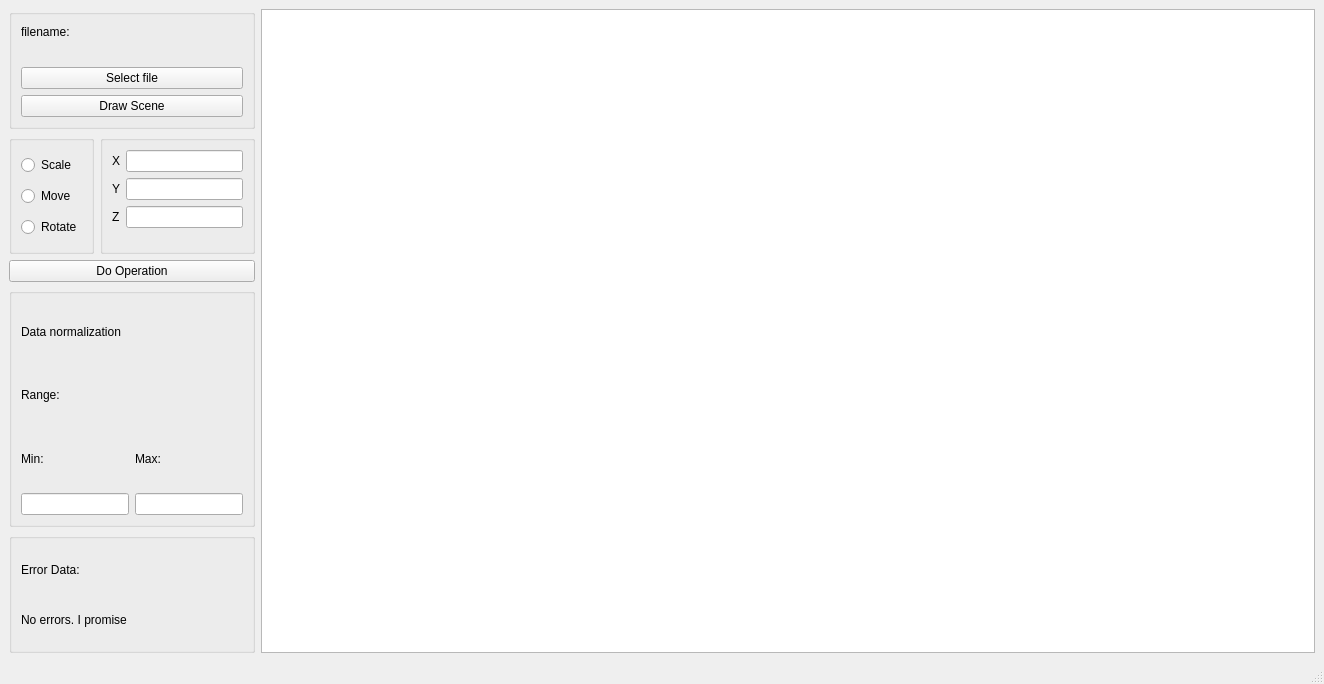
<?xml version="1.0" encoding="UTF-8"?>
<ui version="4.0">
 <class>MainWindow</class>
 <widget class="QMainWindow" name="MainWindow">
  <property name="geometry">
   <rect>
    <x>0</x>
    <y>0</y>
    <width>1324</width>
    <height>684</height>
   </rect>
  </property>
  <property name="windowTitle">
   <string>MainWindow</string>
  </property>
  <widget class="QWidget" name="centralwidget">
   <layout class="QGridLayout" name="gridLayout_2">
    <item row="2" column="0" colspan="3">
     <widget class="QPushButton" name="DoOperationPushButton">
      <property name="text">
       <string>Do Operation</string>
      </property>
     </widget>
    </item>
    <item row="0" column="3" rowspan="6">
     <widget class="QGraphicsView" name="graphicsView">
      <property name="sizePolicy">
       <sizepolicy hsizetype="Expanding" vsizetype="Preferred">
        <horstretch>1</horstretch>
        <verstretch>0</verstretch>
       </sizepolicy>
      </property>
     </widget>
    </item>
    <item row="5" column="0" colspan="3">
     <widget class="QGroupBox" name="verticalGroupBox">
      <layout class="QVBoxLayout" name="verticalLayout_3">
       <item>
        <widget class="QLabel" name="label_9">
         <property name="sizePolicy">
          <sizepolicy hsizetype="Minimum" vsizetype="Preferred">
           <horstretch>0</horstretch>
           <verstretch>0</verstretch>
          </sizepolicy>
         </property>
         <property name="text">
          <string>Error Data:</string>
         </property>
        </widget>
       </item>
       <item>
        <widget class="QLabel" name="ErrorLabel">
         <property name="text">
          <string>No errors. I promise</string>
         </property>
        </widget>
       </item>
      </layout>
     </widget>
    </item>
    <item row="0" column="0" colspan="3">
     <widget class="QGroupBox" name="verticalGroupBox">
      <property name="sizePolicy">
       <sizepolicy hsizetype="Minimum" vsizetype="Preferred">
        <horstretch>0</horstretch>
        <verstretch>0</verstretch>
       </sizepolicy>
      </property>
      <layout class="QVBoxLayout" name="verticalLayout">
       <item>
        <widget class="QLabel" name="label">
         <property name="text">
          <string>filename:</string>
         </property>
        </widget>
       </item>
       <item>
        <widget class="QLabel" name="fileNameLabel">
         <property name="text">
          <string/>
         </property>
        </widget>
       </item>
       <item>
        <widget class="QPushButton" name="selectButton">
         <property name="text">
          <string>Select file</string>
         </property>
        </widget>
       </item>
       <item>
        <widget class="QPushButton" name="DrawSceneButton">
         <property name="text">
          <string>Draw Scene</string>
         </property>
        </widget>
       </item>
      </layout>
     </widget>
    </item>
    <item row="1" column="1" colspan="2">
     <widget class="QGroupBox" name="formGroupBox">
      <property name="sizePolicy">
       <sizepolicy hsizetype="Minimum" vsizetype="Preferred">
        <horstretch>0</horstretch>
        <verstretch>0</verstretch>
       </sizepolicy>
      </property>
      <layout class="QFormLayout" name="formLayout">
       <item row="0" column="0">
        <widget class="QLabel" name="label_6">
         <property name="text">
          <string>X</string>
         </property>
        </widget>
       </item>
       <item row="0" column="1">
        <widget class="QLineEdit" name="XlineEdit"/>
       </item>
       <item row="1" column="0">
        <widget class="QLabel" name="label_7">
         <property name="text">
          <string>Y</string>
         </property>
        </widget>
       </item>
       <item row="1" column="1">
        <widget class="QLineEdit" name="YlineEdit"/>
       </item>
       <item row="2" column="0">
        <widget class="QLabel" name="label_8">
         <property name="text">
          <string>Z</string>
         </property>
        </widget>
       </item>
       <item row="2" column="1">
        <widget class="QLineEdit" name="ZlineEdit"/>
       </item>
      </layout>
     </widget>
    </item>
    <item row="1" column="0">
     <widget class="QGroupBox" name="verticalGroupBox">
      <layout class="QVBoxLayout" name="verticalLayout_2">
       <item>
        <widget class="QRadioButton" name="ScaleRadioButton">
         <property name="text">
          <string>Scale</string>
         </property>
        </widget>
       </item>
       <item>
        <widget class="QRadioButton" name="MoveRadioButton">
         <property name="text">
          <string>Move</string>
         </property>
        </widget>
       </item>
       <item>
        <widget class="QRadioButton" name="RotateRadioButton">
         <property name="text">
          <string>Rotate</string>
         </property>
        </widget>
       </item>
      </layout>
     </widget>
    </item>
    <item row="3" column="0" rowspan="2" colspan="3">
     <widget class="QGroupBox" name="gridGroupBox_2">
      <layout class="QGridLayout" name="gridLayout">
       <item row="3" column="0">
        <widget class="QLineEdit" name="MinLabel"/>
       </item>
       <item row="3" column="1">
        <widget class="QLineEdit" name="MaxLabel"/>
       </item>
       <item row="1" column="0" colspan="2">
        <widget class="QLabel" name="label_3">
         <property name="text">
          <string>Range:</string>
         </property>
        </widget>
       </item>
       <item row="2" column="1">
        <widget class="QLabel" name="label_5">
         <property name="text">
          <string>Max:</string>
         </property>
        </widget>
       </item>
       <item row="0" column="0" colspan="2">
        <widget class="QLabel" name="label_2">
         <property name="sizePolicy">
          <sizepolicy hsizetype="Minimum" vsizetype="Preferred">
           <horstretch>0</horstretch>
           <verstretch>0</verstretch>
          </sizepolicy>
         </property>
         <property name="text">
          <string>Data normalization</string>
         </property>
        </widget>
       </item>
       <item row="2" column="0">
        <widget class="QLabel" name="label_4">
         <property name="text">
          <string>Min:</string>
         </property>
        </widget>
       </item>
      </layout>
     </widget>
    </item>
   </layout>
  </widget>
  <widget class="QMenuBar" name="menubar">
   <property name="geometry">
    <rect>
     <x>0</x>
     <y>0</y>
     <width>1324</width>
     <height>24</height>
    </rect>
   </property>
  </widget>
  <widget class="QStatusBar" name="statusbar"/>
 </widget>
 <resources/>
 <connections/>
</ui>
